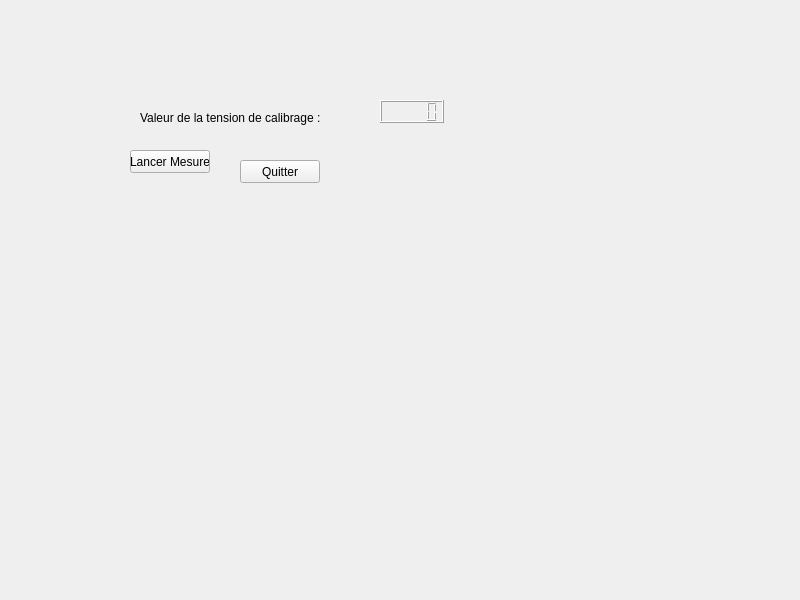
<?xml version="1.0" encoding="UTF-8"?>
<ui version="4.0">
 <class>ReglageSM18</class>
 <widget class="QWidget" name="ReglageSM18">
  <property name="geometry">
   <rect>
    <x>0</x>
    <y>0</y>
    <width>800</width>
    <height>600</height>
   </rect>
  </property>
  <property name="windowTitle">
   <string>ReglageSM18</string>
  </property>
  <widget class="QLCDNumber" name="lcdNumber">
   <property name="geometry">
    <rect>
     <x>380</x>
     <y>100</y>
     <width>64</width>
     <height>23</height>
    </rect>
   </property>
  </widget>
  <widget class="QLabel" name="label">
   <property name="geometry">
    <rect>
     <x>140</x>
     <y>110</y>
     <width>198</width>
     <height>15</height>
    </rect>
   </property>
   <property name="text">
    <string>Valeur de la tension de calibrage :</string>
   </property>
  </widget>
  <widget class="QPushButton" name="pushButton_LancerMesure">
   <property name="geometry">
    <rect>
     <x>130</x>
     <y>150</y>
     <width>80</width>
     <height>23</height>
    </rect>
   </property>
   <property name="text">
    <string>Lancer Mesure</string>
   </property>
  </widget>
  <widget class="QPushButton" name="pushButton_2">
   <property name="geometry">
    <rect>
     <x>240</x>
     <y>160</y>
     <width>80</width>
     <height>23</height>
    </rect>
   </property>
   <property name="text">
    <string>Quitter</string>
   </property>
  </widget>
 </widget>
 <resources/>
 <connections/>
</ui>
